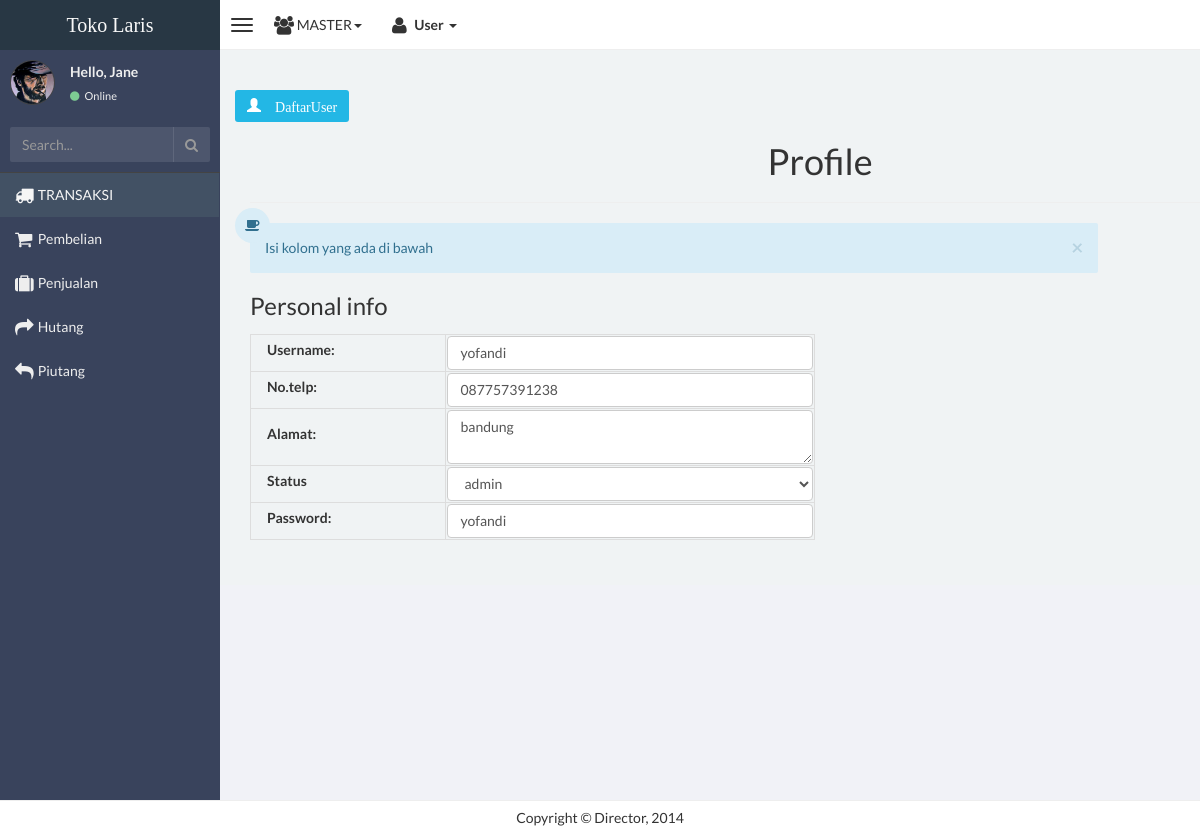
The app's page /master/user.php (signed in) with its own data.
### tables this page shows
CREATE TABLE `user` (
  `id_user` int(11) NOT NULL,
  `nama_pengguna` varchar(175) NOT NULL,
  `alamat` text NOT NULL,
  `telpon` varchar(20) NOT NULL,
  `level` varchar(20) NOT NULL,
  `username` varchar(175) NOT NULL,
  `password` varchar(200) NOT NULL
);

### master/user.php (the view, shortened to what this page needs)
<!doctype html>
<html lang="en">
<head>
    <link href="css/bootstrap.min.css" rel="stylesheet" type="text/css" />
    <link href="css/font-awesome.min.css" rel="stylesheet" type="text/css" />
    <link href="css/ionicons.min.css" rel="stylesheet" type="text/css" />
    <link href="css/morris/morris.css" rel="stylesheet" type="text/css" />
    <link href="css/jvectormap/jquery-jvectormap-1.2.2.css" rel="stylesheet" type="text/css" />
    <link href="css/datepicker/datepicker3.css" rel="stylesheet" type="text/css" />
    <link href="css/daterangepicker/daterangepicker-bs3.css" rel="stylesheet" type="text/css" />
    <link href="css/iCheck/all.css" rel="stylesheet" type="text/css" />
    <link href="css/style.css" rel="stylesheet" type="text/css" />
</head>
<body class="skin-black">
<?php include 'nav-bar.php'; ?>
<div class="wrapper row-offcanvas row-offcanvas-left">
  <aside class="left-side sidebar-offcanvas">
    <?php include 'side-bar.php'; ?>
  </aside>
                    <aside class="right-side">
                <section class="content">
                    <div class="row" style="margin-bottom:5px;">
                     <div class="content">
            <div class="container-fluid">
                <div class="row">
                    <div class="col-md-8">
                        <div class="card">
                            <div class="header">
                                <a href="daftar-user.php" class="btn btn-info"><span class="glyphicon glyphicon-user"> DaftarUser</span></h4></a>
                            </div>
                            <div class="container">
                            <h1 align="center">Profile</h1>
                            <hr>
                          <div class="row">
                              <?php
                              include 'koneksi.php';
                              $result=mysqli_query($link, "SELECT * FROM user WHERE level='admin' ");
                              $p=mysqli_fetch_array($result);
                              ?>
                              <div class="col-md-9 personal-info">
                                <div class="alert alert-info alert-dismissable">
                                  <a class="panel-close close" data-dismiss="alert">×</a>
                                  <i class="fa fa-coffee"></i>
                                  Isi kolom yang ada di bawah
                                </div>
                                <h3>Personal info</h3>
                                <table class="tabel table-bordered col-md-8">
                                <form class="form-horizontal" role="form">
                                <tr>
                                <th>
                                  <div class="form-group">
                                    <label class="col-lg-3 control-label">Username:</label>
                                </th>
                                <th>
                                    <div class="col-lg-15">
                                      <input class="form-control" type="text" value="<?= $p['username'] ?>">
                                    </div>
                                  </div>
                                  <tr>
                                  <div class="form-group">
                                  <th>
                                    <label class="col-lg-3 control-label">No.telp:</label>
                                    </th>
                                    <th>
                                    <div class="col-lg-15">
                                      <input class="form-control" type="text" value="<?= $p['telpon'] ?>">
                                      </th>
                                    </div>
                                  </div>
                                  <tr>
                                  <div class="form-group">
                                  <th>
                                    <label class="col-lg-3 control-label">Alamat:</label>
                                    </th>
                                    <th>
                                    <div class="col-lg-15">
                                      <textarea class="form-control" type="text"><?= $p['alamat'] ?></textarea>
                                    </div>
                                  </div>
                                  </tr>
                                  <tr>
                                  <div class="form-group">
                                  <th>
                                  <label class="col-md-3 control-label">Status</label>
                                  </th>
                                  <th>
                                  <div class="col-md-">
                                  <select class="form-control" name="level">
                                  <option><?= $p['level'] ?></option>
                                  </select>
                                  </div>
                                  </div>
                                  </tr>
                                  <tr>
                                  <div class="form-group">
                                  <th>
                                    <label class="col-md-3 control-label">Password:</label>
                                    </th>
                                    <th>
                                    <div class="col-md-20">
                                      <input class="form-control" type="text" value="<?= $p['password'] ?>">
                                    </div>
                                    </div>
                                    </tr>
                              </div>
                          </div>
                        </div>
                        </div>
                    </div>
                </div>
            </div>
        </div>
                <div class="footer-main">
                    Copyright &copy Director, 2014
                </div>
</body>
</html>

### records on screen
user: username "yofandi", telpon "087757391238", alamat "bandung", level "admin", password "yofandi"
